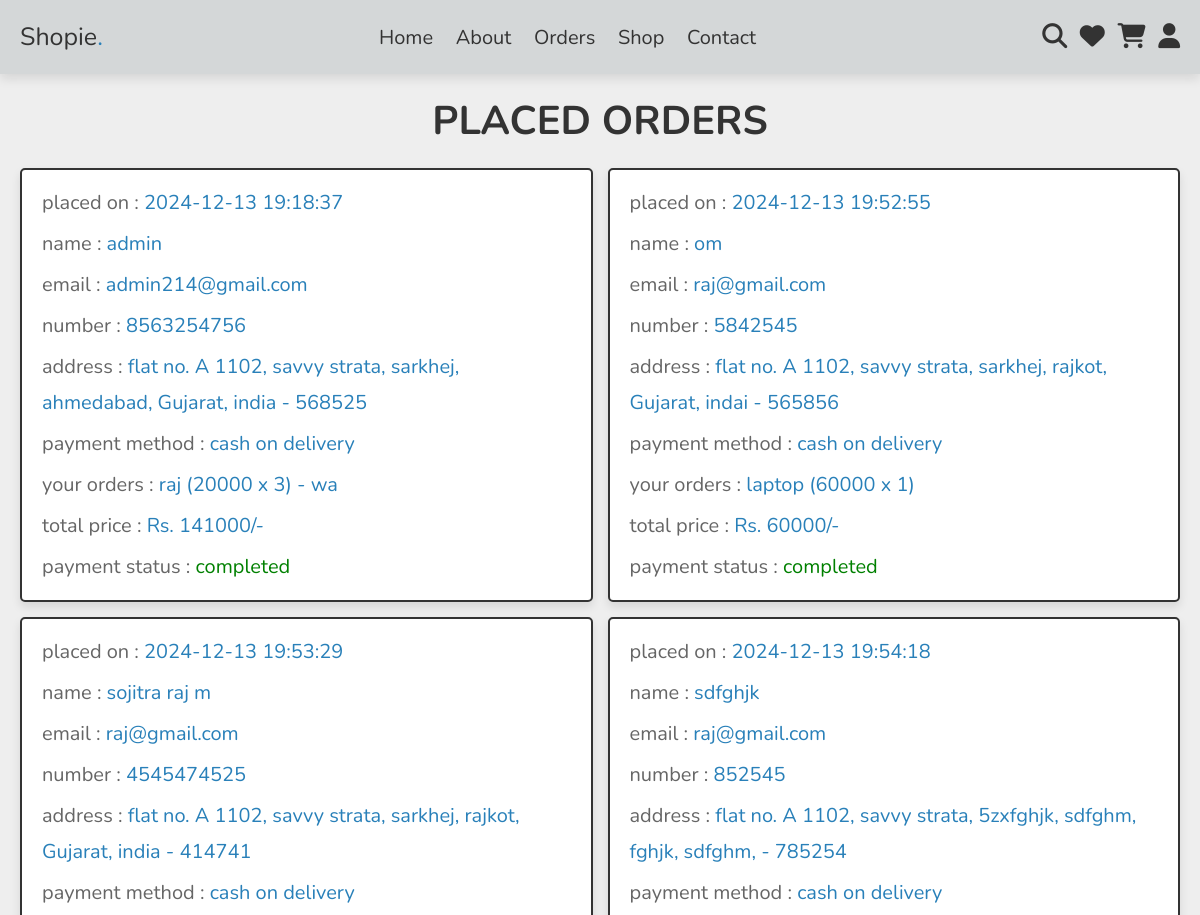
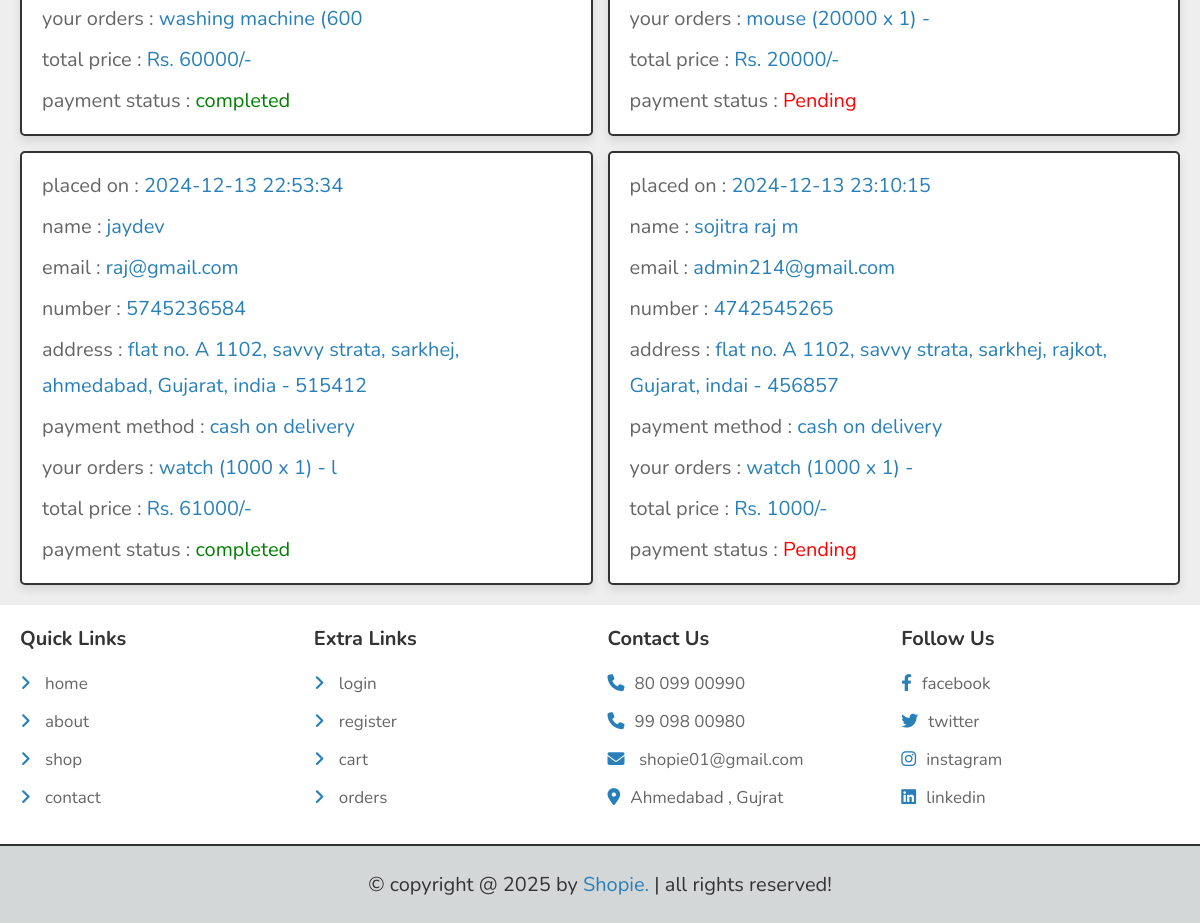
Screenshot of /userside/orders.php (signed in) with the database file from the repository (2 pictures, top to bottom).
### tables this page shows
CREATE TABLE `orders` (
  `oid` int(10) NOT NULL,
  `uid` int(20) NOT NULL,
  `name` varchar(50) NOT NULL,
  `number` varchar(10) NOT NULL,
  `email` varchar(50) NOT NULL,
  `method` varchar(100) NOT NULL,
  `address` text NOT NULL,
  `total_product` varchar(20) NOT NULL,
  `total_price` varchar(200) NOT NULL,
  `placed_on` varchar(300) NOT NULL DEFAULT current_timestamp(),
  `pyment_staus` varchar(500) NOT NULL DEFAULT 'Pending'
);

### userside/orders.php (the view, shortened to what this page needs)
<!DOCTYPE html>
<html lang="en">
<head>
   <link rel="stylesheet" href="https://cdnjs.cloudflare.com/ajax/libs/font-awesome/6.1.1/css/all.min.css">
   <link rel="stylesheet" href="../userside/css/style.css">
</head>
<body>
   <?php include '../include/user_header.php'; ?>
   <section class="orders">
      <h1 class="heading">placed orders</h1>
      <div class="box-container">
         <?php
         if ($user_id == '') {
            echo '<p class="empty">please login to see your orders</p>';
         } else {
            $query = "SELECT * FROM `orders` WHERE uid = '$user_id'";
            $result = $conn->query($query);
            if ($result->num_rows > 0) {
               while ($fetch_orders = $result->fetch_assoc()) {
         ?>
                  <div class="box">
                     <p>placed on : <span><?= $fetch_orders['placed_on']; ?></span></p>
                     <p>name : <span><?= $fetch_orders['name']; ?></span></p>
                     <p>email : <span><?= $fetch_orders['email']; ?></span></p>
                     <p>number : <span><?= $fetch_orders['number']; ?></span></p>
                     <p>address : <span><?= $fetch_orders['address']; ?></span></p>
                     <p>payment method : <span><?= $fetch_orders['method']; ?></span></p>
                     <p>your orders : <span><?= $fetch_orders['total_product']; ?></span></p>
                     <p>total price : <span>Rs. <?= $fetch_orders['total_price']; ?>/-</span></p>
                     <p> payment status : <span style="color:<?php if ($fetch_orders['pyment_staus'] == 'Pending') {
                                                                  echo 'red';
                                                               } else {
                                                                  echo 'green';
                                                               }; ?>"><?= $fetch_orders['pyment_staus']; ?></span> </p>
                  </div>
         <?php
               }
            } else {
               echo '<p class="empty">no orders placed yet!</p>';
            }
         }
         ?>
      </div>
   </section>
   <?php include '../include/ufooter.php'; ?>
</body>
</html>

### userside/css/style.css (style rules this page uses)
:root { --main-color:#2980b9; --orange:#f39c12; --red:#e74c3c; --black:#333; --white:#fff; --light-color:#666; --light-bg:#eee; --border:.2rem solid var(--black); --box-shadow:0 .5rem 1rem rgba(0,0,0,.1); }
* { font-family: 'Nunito', sans-serif; margin:0; padding:0; box-sizing: border-box; outline: none; border:none; text-decoration: none; }
html { font-size: 62.5%; overflow-x: hidden; }
body { background-color: var(--light-bg); }
section { padding:2rem; max-width: 1200px; margin:0 auto; }
.heading { font-size: 4rem; color:var(--black); margin-bottom: 2rem; text-align: center; text-transform: uppercase; }
.orders .box-container { display: flex; flex-wrap: wrap; gap:1.5rem; align-items: flex-start; }
.orders .box-container .box { padding:1rem 2rem; flex:1 1 40rem; border:var(--border); background-color: var(--white); box-shadow: var(--box-shadow); border-radius: .5rem; }
.orders .box-container .box p { margin:.5rem 0; line-height: 1.8; font-size: 2rem; color:var(--light-color); }
.orders .box-container .box p span { color:var(--main-color); }

### rows the page displays
orders: placed_on "2024-12-13 19:18:37", name "admin", email "admin214@gmail.com", number "8563254756", address "flat no. A 1102, savvy strata, sarkhej, ahmedabad, Gujarat, india - 568525", method "cash on delivery", total_product "raj (20000 x 3) - wa", total_price "141000", pyment_staus "completed"
orders: placed_on "2024-12-13 19:52:55", name "om", email "raj@gmail.com", number "5842545", address "flat no. A 1102, savvy strata, sarkhej, rajkot, Gujarat, indai - 565856", method "cash on delivery", total_product "laptop (60000 x 1)", total_price "60000", pyment_staus "completed"
orders: placed_on "2024-12-13 19:53:29", name "sojitra raj m", email "raj@gmail.com", number "4545474525", address "flat no. A 1102, savvy strata, sarkhej, rajkot, Gujarat, india - 414741", method "cash on delivery", total_product "washing machine (600", total_price "60000", pyment_staus "completed"
orders: placed_on "2024-12-13 19:54:18", name "sdfghjk", email "raj@gmail.com", number "852545", address "flat no. A 1102, savvy strata, 5zxfghjk, sdfghm, fghjk, sdfghm, - 785254", method "cash on delivery", total_product "mouse (20000 x 1) -", total_price "20000", pyment_staus "Pending"
orders: placed_on "2024-12-13 22:53:34", name "jaydev", email "raj@gmail.com", number "5745236584", address "flat no. A 1102, savvy strata, sarkhej, ahmedabad, Gujarat, india - 515412", method "cash on delivery", total_product "watch (1000 x 1) - l", total_price "61000", pyment_staus "completed"
orders: placed_on "2024-12-13 23:10:15", name "sojitra raj m", email "admin214@gmail.com", number "4742545265", address "flat no. A 1102, savvy strata, sarkhej, rajkot, Gujarat, indai - 456857", method "cash on delivery", total_product "watch (1000 x 1) -", total_price "1000", pyment_staus "Pending"
